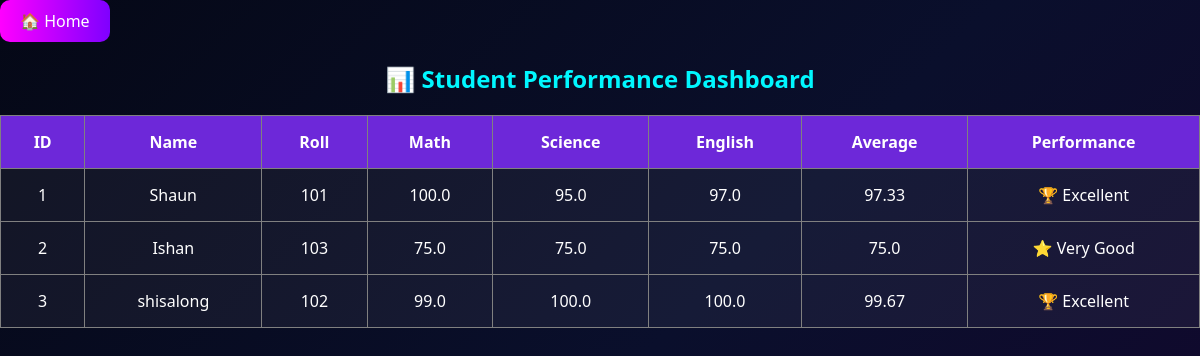
/students, run on the app's committed database.
### tables this page shows
CREATE TABLE students (
        id INTEGER PRIMARY KEY AUTOINCREMENT,
        name TEXT NOT NULL,
        roll_number TEXT UNIQUE NOT NULL,
        math REAL,
        science REAL,
        english REAL
    );

### app.py (the view)
@app.route('/students')
def students():
    conn = sqlite3.connect("students.db")
    cursor = conn.cursor()
    cursor.execute("SELECT * FROM students")
    data = cursor.fetchall()
    conn.close()
    return render_template('students.html', students=data)

### templates/students.html (shortened to what this page needs)
<!DOCTYPE html>
<html>
<head>
    <link rel="stylesheet"
href="{{ url_for('static', filename='style.css') }}">
</head>
<body>
<a href="/" class="home-btn">
🏠 Home
</a>
<h2 class="glow">
📊 Student Performance Dashboard
</h2>
<table border="1">
<tr>
    <th>ID</th>
    <th>Name</th>
    <th>Roll</th>
    <th>Math</th>
    <th>Science</th>
    <th>English</th>
    <th>Average</th>
    <th>Performance</th>
</tr>
{% for student in students %}
<tr>
<td>{{ student[0] }}</td>
<td>{{ student[1] }}</td>
<td>{{ student[2] }}</td>
<td>{{ student[3] }}</td>
<td>{{ student[4] }}</td>
<td>{{ student[5] }}</td>
<td>
{% if student[3] and student[4] and student[5] %}
{{ ((student[3] + student[4] + student[5]) / 3)|round(2) }}
{% endif %}
</td>
<td>
{% if student[3] and student[4] and student[5] %}
{% set avg = ((student[3] + student[4] + student[5]) / 3) %}
{% if avg >= 90 %}
🏆 Excellent
{% elif avg >= 75 %}
⭐ Very Good
{% elif avg >= 60 %}
👍 Good
{% else %}
⚠ Needs Improvement
{% endif %}
{% endif %}
</td>
</tr>
{% endfor %}
</table>
</body>
</html>

### static/style.css (style rules this page uses)
* { margin:0; padding:0; box-sizing:border-box; font-family:'Segoe UI',sans-serif; }
body { min-height:100vh; background:linear-gradient( 135deg, #050816, #0a0f2c, #14062e ); color:white; }
h2 { text-align:center; margin-bottom:20px; color:#00f7ff; }
.home-btn { display:inline-block; padding:10px 20px; border-radius:10px; text-decoration:none; color:white; margin-bottom:20px; background:linear-gradient( 90deg, #ff00ff, #7f00ff ); }
table { width:100%; border-collapse:collapse; margin-top:20px; }
th { background:#6d28d9; padding:15px; }
td { padding:15px; background:rgba(255,255,255,0.05); text-align:center; }

### data on the page
students: id "1", name "Shaun", roll_number "101", math "100.0", science "95.0", english "97.0", ((student[3]+student[4]+student[5])/3)|round(2) "97.33", shows "🏆 Excellent"
students: id "2", name "Ishan", roll_number "103", math "75.0", science "75.0", english "75.0", ((student[3]+student[4]+student[5])/3)|round(2) "75.0", shows "⭐ Very Good"
students: id "3", name "shisalong", roll_number "102", math "99.0", science "100.0", english "100.0", ((student[3]+student[4]+student[5])/3)|round(2) "99.67", shows "🏆 Excellent"
